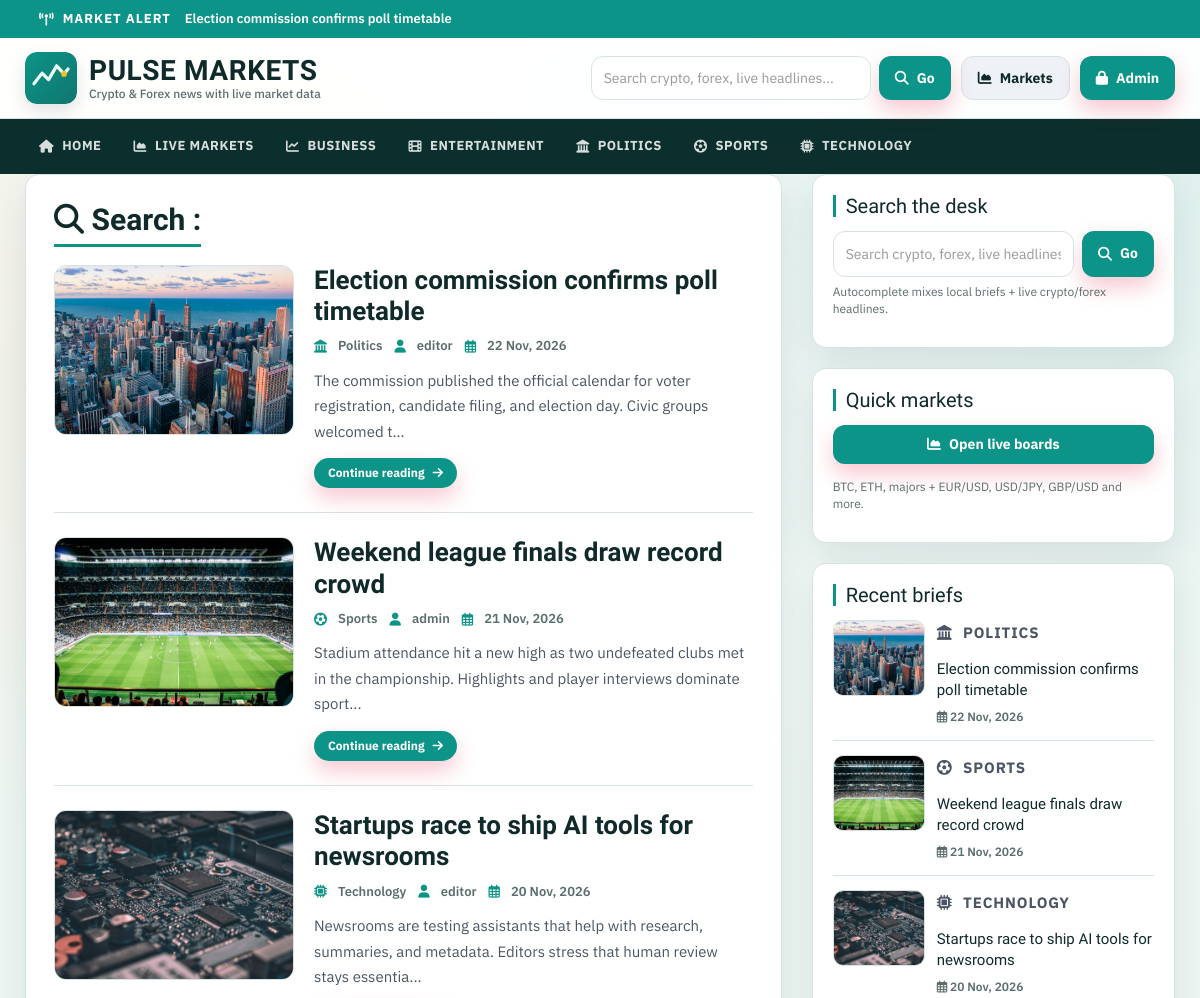
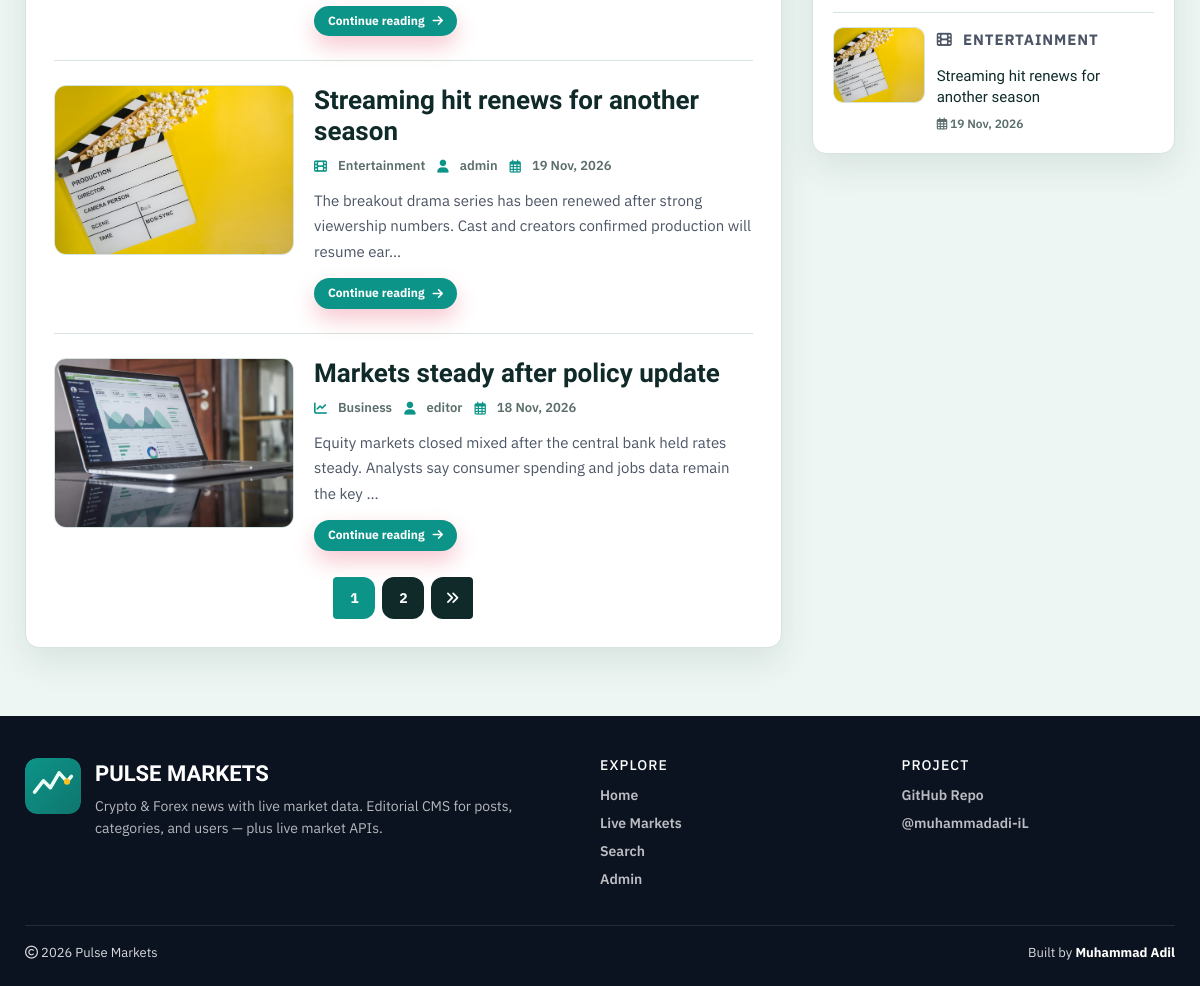
The page /search.php on the database as committed earlier (2 pictures, top to bottom).
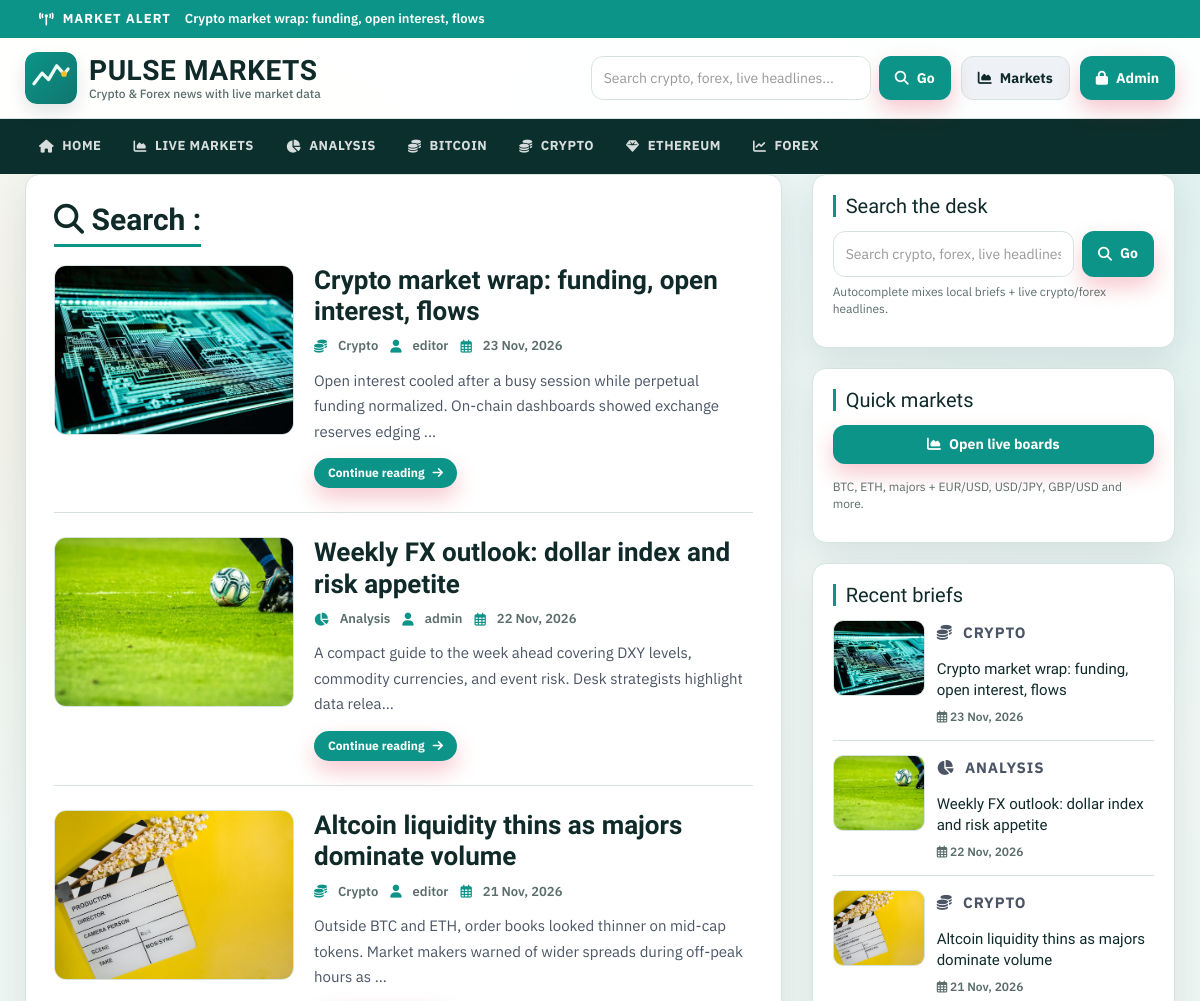
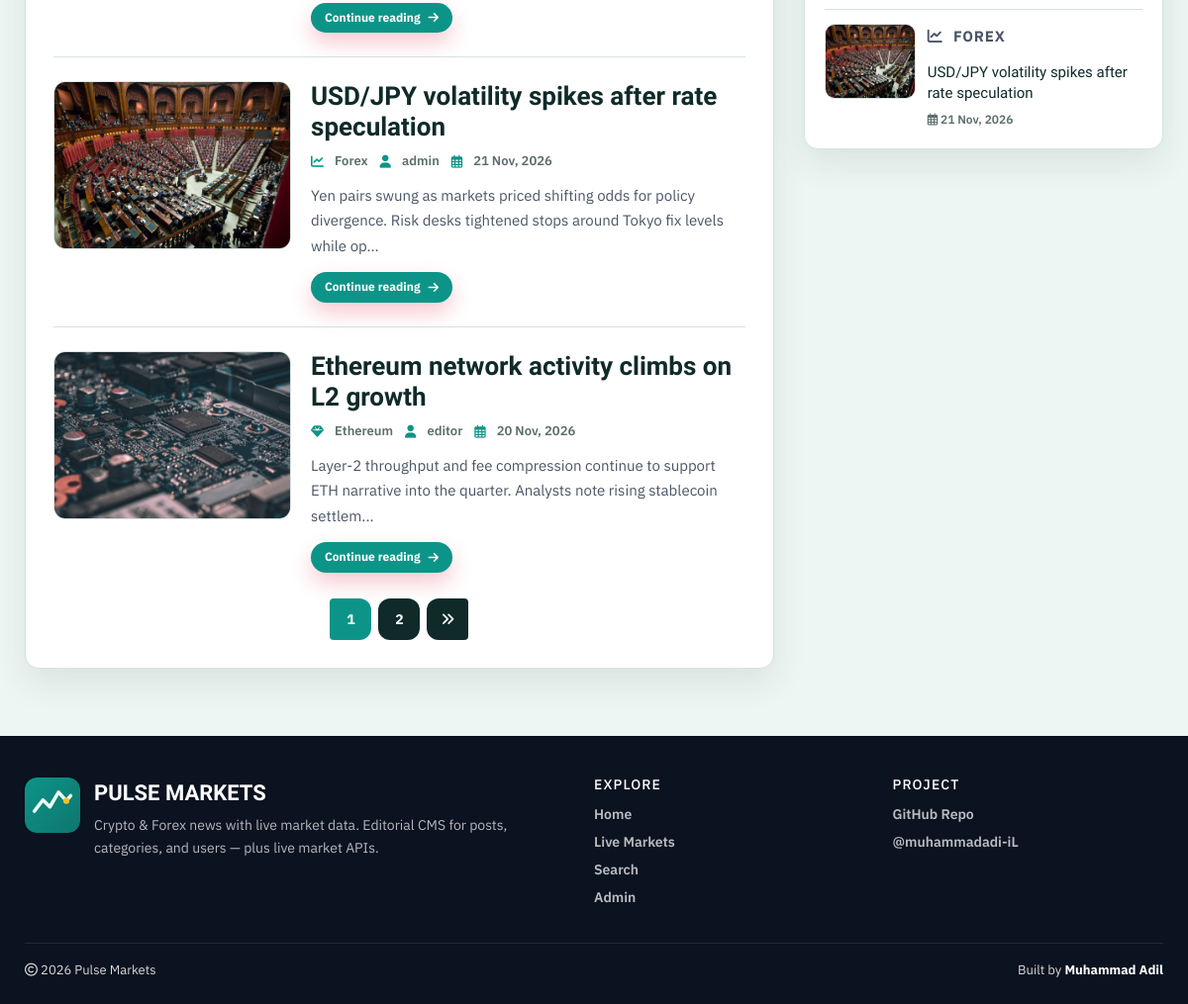
The same page on the database as committed later (2 pictures, top to bottom).
### tables this page shows
CREATE TABLE `posts` (
  `id` int(11) NOT NULL AUTO_INCREMENT,
  `post_title` varchar(200) NOT NULL,
  `post_keywords` text NOT NULL,
  `post_content` int(11) NOT NULL,
  `post_date` varchar(50) NOT NULL,
  `post_author` int(11) NOT NULL,
  `post_image` varchar(255) NOT NULL DEFAULT 'post-format.jpg',
  PRIMARY KEY (`id`)
);

CREATE TABLE `category` (
  `id` int(11) NOT NULL AUTO_INCREMENT,
  `category_name` varchar(100) NOT NULL,
  `post` int(11) NOT NULL DEFAULT 0,
  PRIMARY KEY (`id`)
);

CREATE TABLE `users` (
  `id` int(11) NOT NULL AUTO_INCREMENT,
  `first_name` varchar(30) NOT NULL,
  `last_name` varchar(30) NOT NULL,
  `username` varchar(30) DEFAULT NULL,
  `password` varchar(40) DEFAULT NULL,
  `role` int(11) NOT NULL COMMENT '1=Admin, 0=Normal',
  PRIMARY KEY (`id`)
);

### includes/helpers.php (called while the page is built, shortened)
<?php
function post_image_src($filename, $prefix = '')
{
    $filename = trim((string) $filename);
    $candidates = [
        'images/' . $filename,
        'admin/upload/' . $filename,
    ];
    $root = dirname(__DIR__);
    foreach ($candidates as $rel) {
        if (is_file($root . '/' . $rel)) {
            return $prefix . $rel;
        }
    }
    return $prefix . 'images/post-format.jpg';
}
function e($value)
{
    return htmlspecialchars((string) $value, ENT_QUOTES, 'UTF-8');
}
function category_icon($name)
{
    $key = strtolower(trim((string) $name));
    $map = [
        'crypto' => 'fa-coins',
        'bitcoin' => 'fa-coins',
        'ethereum' => 'fa-gem',
        'forex' => 'fa-chart-line',
        'analysis' => 'fa-chart-pie',
        'macro' => 'fa-globe',
        'defi' => 'fa-link',
        'markets' => 'fa-chart-area',
        'politics' => 'fa-landmark',
        'sports' => 'fa-futbol',
        'business' => 'fa-chart-line',
        'entertainment' => 'fa-film',
        'technology' => 'fa-microchip',
        'health' => 'fa-heart-pulse',
        'science' => 'fa-flask',
        'world' => 'fa-earth-americas',
    ];
    return $map[$key] ?? 'fa-bookmark';
}

### search.php (the view, shortened to what the changed rows need)
<?php include 'header.php'; ?>
    <div id="main-content">
      <div class="container">
        <div class="row content-grid">
            <div class="col-xs-12 col-sm-12 col-md-8">
                <div class="post-container">
                  <?php
                    include "config.php";
                    $id = isset($_GET['search']) ? mysqli_real_escape_string($conn, trim($_GET['search'])) : '';
                    ?>
                  <div class="section-head"><h2 class="page-heading"><i class="fa-solid fa-magnifying-glass"></i> Search : <?php echo e($id); ?></h2></div>
                  <?php
                        $limit = 5;
                        $page = isset($_GET['page']) ? max(1, (int) $_GET['page']) : 1;
                        $offset = ($page - 1) * $limit;
                        $sql = "SELECT posts.id, posts.post_title, posts.post_keywords, posts.post_date, posts.post_author, posts.post_image, category.category_name, users.username, posts.post_content FROM posts
                        LEFT JOIN category ON posts.post_content = category.id
                        LEFT JOIN users ON posts.post_author = users.id
                        WHERE posts.post_title LIKE '%{$id}%' OR posts.post_keywords LIKE '%{$id}%'
                        ORDER BY posts.id DESC LIMIT {$offset}, {$limit}";
                        $result = mysqli_query($conn, $sql) or die("query failed.");
                        if (mysqli_num_rows($result) > 0) {
                            while ($row = mysqli_fetch_assoc($result)) {
                                $img = post_image_src($row['post_image']);
                        ?>
                        <article class="post-content post-card">
                            <div class="post-card-inner">
                                <a class="post-img" href="single.php?id=<?php echo (int) $row['id']; ?>"><img src="<?php echo e($img); ?>" alt=""/></a>
                                <div class="inner-content">
                                    <h3><a href="single.php?id=<?php echo (int) $row['id']; ?>"><?php echo e($row['post_title']); ?></a></h3>
                                    <div class="post-information meta-row">
                                        <span class="meta-pill"><i class="fa-solid <?php echo category_icon($row['category_name']); ?>"></i> <a href="category.php?cid=<?php echo (int) $row['post_content']; ?>"><?php echo e($row['category_name']); ?></a></span>
                                        <span class="meta-pill"><i class="fa-solid fa-user"></i> <a href="author.php?aid=<?php echo (int) $row['post_author']; ?>"><?php echo e($row['username']); ?></a></span>
                                        <span class="meta-pill"><i class="fa-regular fa-calendar-days"></i> <?php echo e($row['post_date']); ?></span>
                                    </div>
                                    <p class="description"><?php echo e(substr($row['post_keywords'], 0, 130)) . "..."; ?></p>
                                    <a class="btn btn-accent btn-sm" href="single.php?id=<?php echo (int) $row['id']; ?>">Continue reading <i class="fa-solid fa-arrow-right"></i></a>
                                </div>
                            </div>
                        </article>
                        <?php
                            }
                        } else {
                            echo "<p class='empty-state'><i class='fa-solid fa-magnifying-glass'></i> No Record Found</p>";
                        }
                        $sql1 = "SELECT COUNT(*) AS total FROM posts WHERE posts.post_title LIKE '%{$id}%' OR posts.post_keywords LIKE '%{$id}%'";
                        $result1 = mysqli_query($conn, $sql1) or die('Query Failed.');
                        $total_record = (int) mysqli_fetch_assoc($result1)['total'];
                        $total_page = (int) ceil($total_record / $limit);
                        $q = urlencode($id);
                        if ($total_page > 1) {
                           echo "<ul class='pagination admin-pagination'>";
                           for ($i = 1; $i <= $total_page; $i++) {
                               $active = ($i === $page) ? "active" : "";
                               echo '<li class="' . $active . '"><a href="search.php?search=' . $q . '&page=' . $i . '">' . $i . '</a></li>';
                           }
                           echo "</ul>";
                        }
                        ?>
                </div>
            </div>
            <?php include 'sidebar.php'; ?>
        </div>
      </div>
    </div>
<?php include 'footer.php'; ?>

### header.php (shortened to what the changed rows need)
<?php
include "config.php";
$breaking = mysqli_query($conn, "SELECT id, post_title FROM posts ORDER BY id DESC LIMIT 1");
$break_row = $breaking ? mysqli_fetch_assoc($breaking) : null;
?>
<!DOCTYPE html>
<html lang="en">
<head>
    <link rel="stylesheet" href="css/bootstrap.min.css" />
    <link rel="stylesheet" href="https://cdnjs.cloudflare.com/ajax/libs/font-awesome/6.5.2/css/all.min.css" />
    <link rel="stylesheet" href="css/style.css">
</head>
<body>
<?php if ($break_row) { ?>
<div class="breaking-bar">
    <div class="container breaking-inner">
        <span class="breaking-label"><i class="fa-solid fa-tower-broadcast"></i> Market Alert</span>
        <a href="single.php?id=<?php echo (int) $break_row['id']; ?>"><?php echo e($break_row['post_title']); ?></a>
    </div>
</div>
<?php } ?>
<nav id="menu-bar">
    <div class="container">
        <?php
        $id = isset($_GET['cid']) ? (int) $_GET['cid'] : 0;
        $sql = "SELECT * FROM category ORDER BY category_name ASC";
        $result = mysqli_query($conn, $sql) or die("Query Failed : Category");
        ?>
        <div class="nav-bar-inner">
            <ul class="menu" id="siteMenu">
                <?php
                while ($row = mysqli_fetch_assoc($result)) {
                    $active = ($id === (int) $row['id']) ? "active" : "";
                    $icon = category_icon($row['category_name']);
                    echo "<li><a class='{$active}' href='category.php?cid=" . (int) $row['id'] . "'>"
                        . "<i class='fa-solid {$icon}'></i> "
                        . e($row['category_name'])
                        . "</a></li>";
                }
                ?>
            </ul>
        </div>
    </div>
</nav>

### sidebar.php (shortened to what the changed rows need)
<div id="sidebar" class="col-xs-12 col-sm-12 col-md-4">
    <div class="side-card recent-post-container">
        <?php
        include "config.php";
        $limit = 4;
        $sql = "SELECT posts.id, posts.post_title, posts.post_date, posts.post_image, category.category_name, posts.post_content FROM posts
                LEFT JOIN category ON posts.post_content = category.id
                ORDER BY posts.id DESC LIMIT {$limit}";
        $result = mysqli_query($conn, $sql) or die("query failed : Recent Post.");
        if (mysqli_num_rows($result) > 0) {
            while ($row = mysqli_fetch_assoc($result)) {
                $img = post_image_src($row['post_image']);
                $icon = category_icon($row['category_name']);
                ?>
        <div class="recent-post">
            <a class="post-img" href="single.php?id=<?php echo (int) $row['id']; ?>">
                <img src="<?php echo e($img); ?>" alt=""/>
            </a>
            <div class="post-content">
                <p class="story-eyebrow"><i class="fa-solid <?php echo $icon; ?>"></i> <?php echo e($row['category_name']); ?></p>
                <h5><a href="single.php?id=<?php echo (int) $row['id']; ?>"><?php echo e($row['post_title']); ?></a></h5>
                <span class="recent-date"><i class="fa-regular fa-calendar-days"></i> <?php echo e($row['post_date']); ?></span>
            </div>
        </div>
                <?php
            }
        }
        ?>
    </div>
</div>

Rows that differ between the two databases and show on the page:
changed posts: post_title "Election commission confirms poll timetable" → "Crypto market wrap: funding, open interest, flows"; post_image: a different picture; category.category_name "Politics" → "Crypto"; post_date "22 Nov, 2026" → "23 Nov, 2026"; post_keywords "The commission published the official calendar for voter registration, candidate filing, and election day. Civic groups welcomed t" → "Open interest cooled after a busy session while perpetual funding normalized. On-chain dashboards showed exchange reserves edging"; category.category_name "POLITICS" → "CRYPTO"
changed category: category_name "TECHNOLOGY" → "ANALYSIS"; moves up the list
changed category: category_name "BUSINESS" → "BITCOIN"
changed category: category_name "POLITICS" → "CRYPTO"; moves down the list
changed category: category_name "ENTERTAINMENT" → "ETHEREUM"
changed category: category_name "SPORTS" → "FOREX"
changed posts: post_image: a different picture; post_title "Weekend league finals draw record crowd" → "Weekly FX outlook: dollar index and risk appetite"; category.category_name "Sports" → "Analysis"; post_date "21 Nov, 2026" → "22 Nov, 2026"; post_keywords "Stadium attendance hit a new high as two undefeated clubs met in the championship. Highlights and player interviews dominate sport" → "A compact guide to the week ahead covering DXY levels, commodity currencies, and event risk. Desk strategists highlight data relea"; category.category_name "SPORTS" → "ANALYSIS"
changed posts: post_image: a different picture; post_title "Startups race to ship AI tools for newsrooms" → "Altcoin liquidity thins as majors dominate volume"; category.category_name "Technology" → "Crypto"; post_date "20 Nov, 2026" → "21 Nov, 2026"; post_keywords "Newsrooms are testing assistants that help with research, summaries, and metadata. Editors stress that human review stays essentia" → "Outside BTC and ETH, order books looked thinner on mid-cap tokens. Market makers warned of wider spreads during off-peak hours as"; category.category_name "TECHNOLOGY" → "CRYPTO"
changed posts: post_image: a different picture; post_title "Streaming hit renews for another season" → "USD/JPY volatility spikes after rate speculation"; category.category_name "Entertainment" → "Forex"; post_date "19 Nov, 2026" → "21 Nov, 2026"; post_keywords "The breakout drama series has been renewed after strong viewership numbers. Cast and creators confirmed production will resume ear" → "Yen pairs swung as markets priced shifting odds for policy divergence. Risk desks tightened stops around Tokyo fix levels while op"; category.category_name "ENTERTAINMENT" → "FOREX"
changed posts: post_image: a different picture; post_title "Markets steady after policy update" → "Ethereum network activity climbs on L2 growth"; category.category_name "Business" → "Ethereum"; post_date "18 Nov, 2026" → "20 Nov, 2026"; post_keywords "Equity markets closed mixed after the central bank held rates steady. Analysts say consumer spending and jobs data remain the key" → "Layer-2 throughput and fee compression continue to support ETH narrative into the quarter. Analysts note rising stablecoin settlem"
